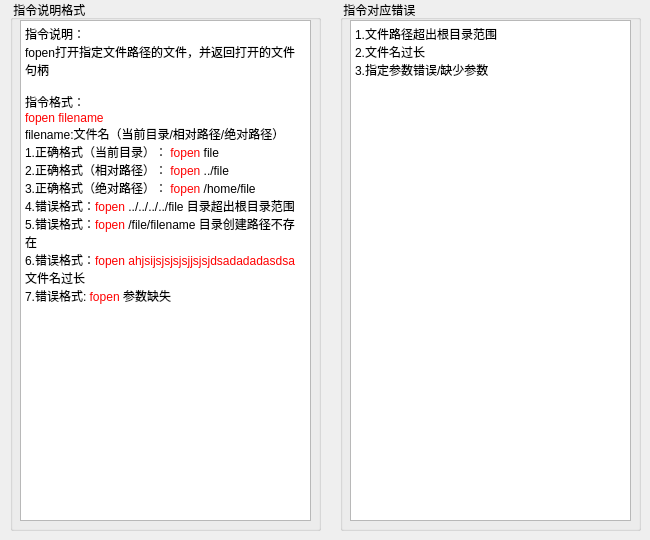
   <widget class="QWidget" name="tab_9">
    <attribute name="title">
     <string>fopen</string>
    </attribute>
    <widget class="QGroupBox" name="groupBox_14">
     <property name="geometry">
      <rect>
       <x>10</x>
       <y>0</y>
       <width>311</width>
       <height>531</height>
      </rect>
     </property>
     <property name="title">
      <string> 指令说明格式</string>
     </property>
     <widget class="QTextBrowser" name="textBrowser_20">
      <property name="geometry">
       <rect>
        <x>10</x>
        <y>20</y>
        <width>291</width>
        <height>501</height>
       </rect>
      </property>
      <property name="html">
       <string>&lt;!DOCTYPE HTML PUBLIC &quot;-//W3C//DTD HTML 4.0//EN&quot; &quot;http://www.w3.org/TR/REC-html40/strict.dtd&quot;&gt;
&lt;html&gt;&lt;head&gt;&lt;meta name=&quot;qrichtext&quot; content=&quot;1&quot; /&gt;&lt;style type=&quot;text/css&quot;&gt;
p, li { white-space: pre-wrap; }
&lt;/style&gt;&lt;/head&gt;&lt;body style=&quot; font-family:'SimSun'; font-size:9pt; font-weight:400; font-style:normal;&quot;&gt;
&lt;p style=&quot; margin-top:0px; margin-bottom:0px; margin-left:0px; margin-right:0px; -qt-block-indent:0; text-indent:0px;&quot;&gt;指令说明：&lt;/p&gt;
&lt;p style=&quot; margin-top:0px; margin-bottom:0px; margin-left:0px; margin-right:0px; -qt-block-indent:0; text-indent:0px;&quot;&gt;fopen打开指定文件路径的文件，并返回打开的文件句柄&lt;/p&gt;
&lt;p style=&quot;-qt-paragraph-type:empty; margin-top:0px; margin-bottom:0px; margin-left:0px; margin-right:0px; -qt-block-indent:0; text-indent:0px;&quot;&gt;&lt;br /&gt;&lt;/p&gt;
&lt;p style=&quot; margin-top:0px; margin-bottom:0px; margin-left:0px; margin-right:0px; -qt-block-indent:0; text-indent:0px;&quot;&gt;指令格式：&lt;/p&gt;
&lt;p style=&quot; margin-top:0px; margin-bottom:0px; margin-left:0px; margin-right:0px; -qt-block-indent:0; text-indent:0px;&quot;&gt;&lt;span style=&quot; color:#ff0000;&quot;&gt;fopen filename&lt;/span&gt;&lt;/p&gt;
&lt;p style=&quot; margin-top:0px; margin-bottom:0px; margin-left:0px; margin-right:0px; -qt-block-indent:0; text-indent:0px;&quot;&gt;&lt;span style=&quot; font-family:'黑体';&quot;&gt;filename:文件名（当前目录/相对路径/绝对路径）&lt;/span&gt;&lt;/p&gt;
&lt;p style=&quot; margin-top:0px; margin-bottom:0px; margin-left:0px; margin-right:0px; -qt-block-indent:0; text-indent:0px;&quot;&gt;1.正确格式（当前目录）： &lt;span style=&quot; color:#ff0000;&quot;&gt;fopen&lt;/span&gt; file&lt;/p&gt;
&lt;p style=&quot; margin-top:0px; margin-bottom:0px; margin-left:0px; margin-right:0px; -qt-block-indent:0; text-indent:0px;&quot;&gt;2.正确格式（相对路径）： &lt;span style=&quot; color:#ff0000;&quot;&gt;fopen&lt;/span&gt; ../file&lt;/p&gt;
&lt;p style=&quot; margin-top:0px; margin-bottom:0px; margin-left:0px; margin-right:0px; -qt-block-indent:0; text-indent:0px;&quot;&gt;3.正确格式（绝对路径）： &lt;span style=&quot; color:#ff0000;&quot;&gt;fopen&lt;/span&gt; /home/file&lt;/p&gt;
&lt;p style=&quot; margin-top:0px; margin-bottom:0px; margin-left:0px; margin-right:0px; -qt-block-indent:0; text-indent:0px;&quot;&gt;4.错误格式：&lt;span style=&quot; color:#ff0000;&quot;&gt;fopen&lt;/span&gt; ../../../../file 目录超出根目录范围&lt;/p&gt;
&lt;p style=&quot; margin-top:0px; margin-bottom:0px; margin-left:0px; margin-right:0px; -qt-block-indent:0; text-indent:0px;&quot;&gt;5.错误格式：&lt;span style=&quot; color:#ff0000;&quot;&gt;fopen&lt;/span&gt; /file/filename 目录创建路径不存在&lt;/p&gt;
&lt;p style=&quot; margin-top:0px; margin-bottom:0px; margin-left:0px; margin-right:0px; -qt-block-indent:0; text-indent:0px;&quot;&gt;6.错误格式：&lt;span style=&quot; color:#ff0000;&quot;&gt;fopen ahjsijsjsjsjsjjsjsjdsadadadasdsa&lt;/span&gt;&lt;span style=&quot; color:#000000;&quot;&gt;文件名过长&lt;/span&gt;&lt;/p&gt;
&lt;p style=&quot; margin-top:0px; margin-bottom:0px; margin-left:0px; margin-right:0px; -qt-block-indent:0; text-indent:0px;&quot;&gt;&lt;span style=&quot; color:#000000;&quot;&gt;7.错误格式: &lt;/span&gt;&lt;span style=&quot; color:#ff0000;&quot;&gt;fopen&lt;/span&gt;&lt;span style=&quot; color:#000000;&quot;&gt; 参数缺失&lt;/span&gt;&lt;/p&gt;&lt;/body&gt;&lt;/html&gt;</string>
      </property>
     </widget>
    </widget>
    <widget class="QGroupBox" name="groupBox_13">
     <property name="geometry">
      <rect>
       <x>340</x>
       <y>0</y>
       <width>301</width>
       <height>531</height>
      </rect>
     </property>
     <property name="title">
      <string> 指令对应错误</string>
     </property>
     <widget class="QTextBrowser" name="textBrowser_19">
      <property name="geometry">
       <rect>
        <x>10</x>
        <y>20</y>
        <width>281</width>
        <height>501</height>
       </rect>
      </property>
      <property name="html">
       <string>&lt;!DOCTYPE HTML PUBLIC &quot;-//W3C//DTD HTML 4.0//EN&quot; &quot;http://www.w3.org/TR/REC-html40/strict.dtd&quot;&gt;
&lt;html&gt;&lt;head&gt;&lt;meta name=&quot;qrichtext&quot; content=&quot;1&quot; /&gt;&lt;style type=&quot;text/css&quot;&gt;
p, li { white-space: pre-wrap; }
&lt;/style&gt;&lt;/head&gt;&lt;body style=&quot; font-family:'SimSun'; font-size:9pt; font-weight:400; font-style:normal;&quot;&gt;
&lt;p style=&quot; margin-top:0px; margin-bottom:0px; margin-left:0px; margin-right:0px; -qt-block-indent:0; text-indent:0px;&quot;&gt;1.文件路径超出根目录范围&lt;/p&gt;
&lt;p style=&quot; margin-top:0px; margin-bottom:0px; margin-left:0px; margin-right:0px; -qt-block-indent:0; text-indent:0px;&quot;&gt;2.&lt;span style=&quot; color:#000000;&quot;&gt;文件名过长&lt;/span&gt;&lt;/p&gt;
&lt;p style=&quot; margin-top:0px; margin-bottom:0px; margin-left:0px; margin-right:0px; -qt-block-indent:0; text-indent:0px;&quot;&gt;&lt;span style=&quot; color:#000000;&quot;&gt;3.指定参数错误/缺少参数&lt;/span&gt;&lt;/p&gt;&lt;/body&gt;&lt;/html&gt;</string>
      </property>
     </widget>
    </widget>
   </widget>
